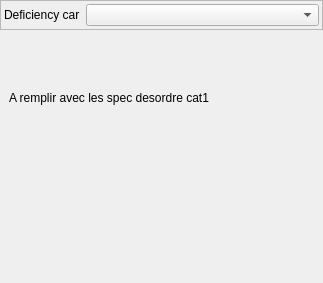
<?xml version="1.0" encoding="UTF-8"?>
<ui version="4.0">
 <class>Form_base3</class>
 <widget class="QWidget" name="Form_base3">
  <property name="geometry">
   <rect>
    <x>0</x>
    <y>0</y>
    <width>323</width>
    <height>283</height>
   </rect>
  </property>
  <property name="windowTitle">
   <string>Form</string>
  </property>
  <layout class="QVBoxLayout" name="verticalLayout_2" stretch="0,0,0">
   <property name="leftMargin">
    <number>0</number>
   </property>
   <property name="topMargin">
    <number>0</number>
   </property>
   <property name="rightMargin">
    <number>0</number>
   </property>
   <property name="bottomMargin">
    <number>0</number>
   </property>
   <item>
    <widget class="QFrame" name="frame_2">
     <property name="frameShape">
      <enum>QFrame::StyledPanel</enum>
     </property>
     <property name="frameShadow">
      <enum>QFrame::Raised</enum>
     </property>
     <layout class="QGridLayout" name="gridLayout_3" columnstretch="1,10">
      <property name="leftMargin">
       <number>3</number>
      </property>
      <property name="topMargin">
       <number>3</number>
      </property>
      <property name="rightMargin">
       <number>3</number>
      </property>
      <property name="bottomMargin">
       <number>3</number>
      </property>
      <item row="0" column="1">
       <widget class="QComboBox" name="comboBox_groupedes"/>
      </item>
      <item row="0" column="0">
       <widget class="QLabel" name="label_2">
        <property name="text">
         <string>Deficiency car</string>
        </property>
       </widget>
      </item>
     </layout>
    </widget>
   </item>
   <item>
    <widget class="QStackedWidget" name="stackedWidget">
     <property name="currentIndex">
      <number>0</number>
     </property>
     <widget class="QWidget" name="page">
      <layout class="QHBoxLayout" name="horizontalLayout">
       <item>
        <widget class="QLabel" name="label">
         <property name="text">
          <string>A remplir avec les spec desordre cat1</string>
         </property>
        </widget>
       </item>
      </layout>
     </widget>
     <widget class="QWidget" name="page_2">
      <layout class="QHBoxLayout" name="horizontalLayout_2">
       <item>
        <widget class="QLabel" name="label_3">
         <property name="text">
          <string>A remplir avec les spec desordre cat2</string>
         </property>
        </widget>
       </item>
      </layout>
     </widget>
    </widget>
   </item>
   <item>
    <spacer name="verticalSpacer">
     <property name="orientation">
      <enum>Qt::Vertical</enum>
     </property>
     <property name="sizeHint" stdset="0">
      <size>
       <width>20</width>
       <height>40</height>
      </size>
     </property>
    </spacer>
   </item>
  </layout>
 </widget>
 <resources/>
 <connections/>
</ui>
